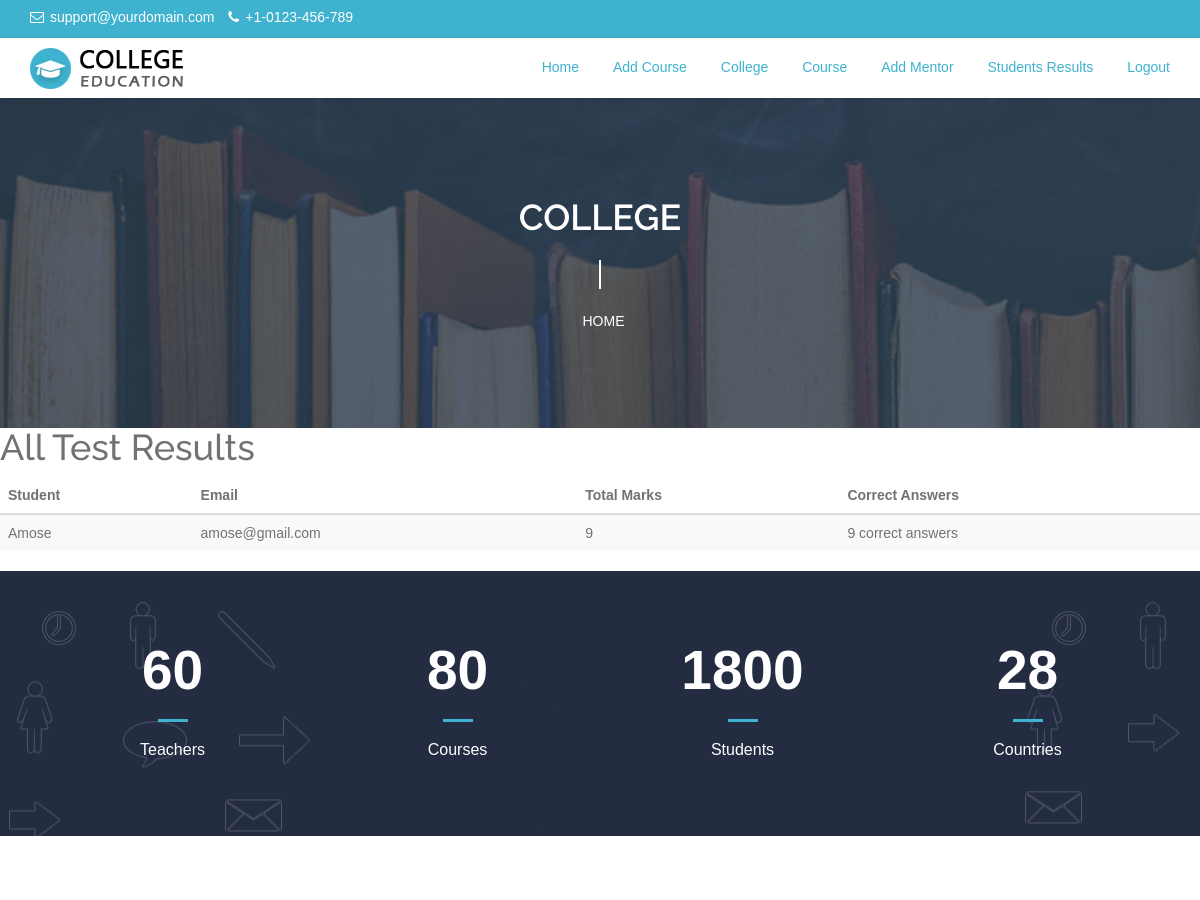
The page /std_results (upper part) on the database as committed earlier.
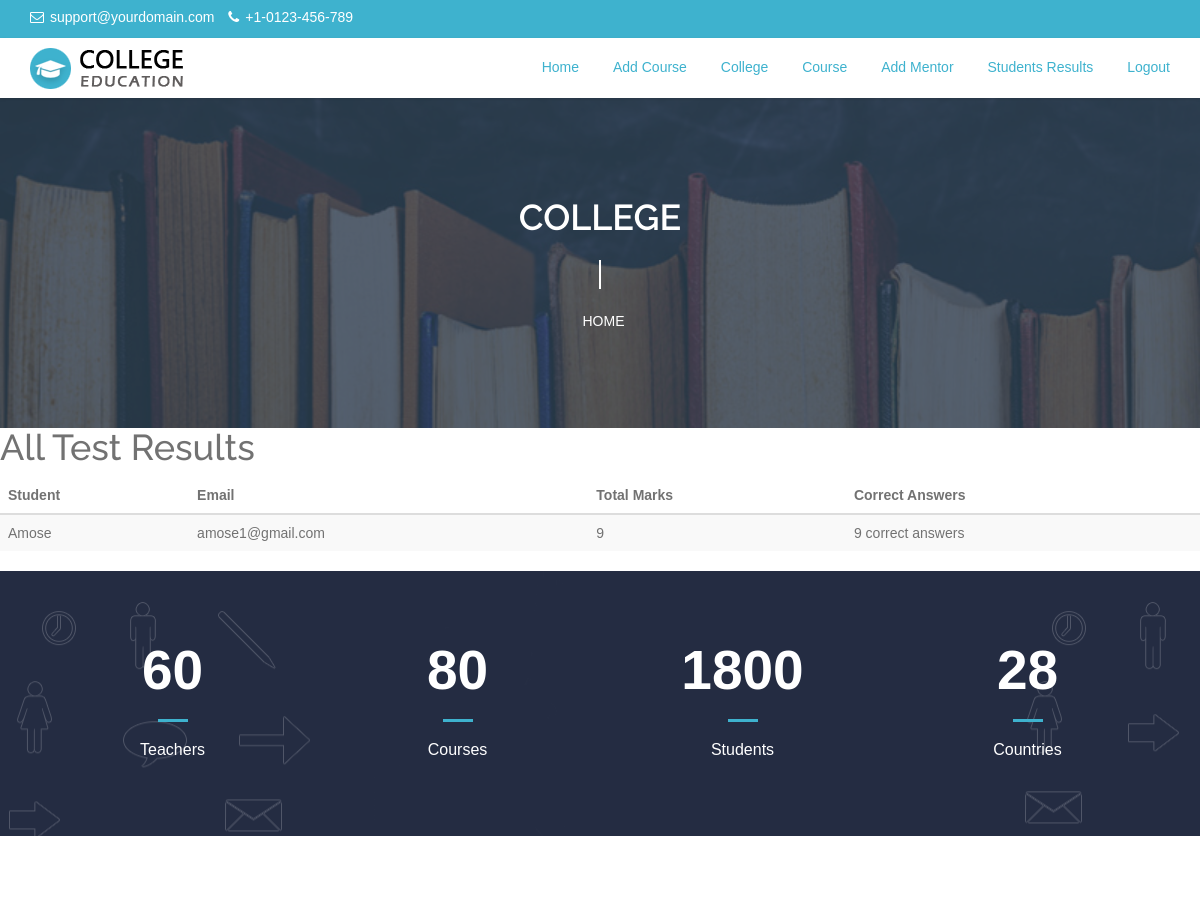
The same page on the database as committed later.
### myapp/models.py (models this page shows)
class Answer(models.Model):
    std=models.ForeignKey(Student,on_delete=models.CASCADE)
    one=models.IntegerField()
    two=models.IntegerField(blank=True,null=True)
    total_sum=models.IntegerField(default=0)

class Student(models.Model):
    user=models.ForeignKey(Login,on_delete=models.CASCADE)
    name=models.CharField(max_length=30,null=True)
    email=models.EmailField()
    password=models.CharField(max_length=30,null=True)
    phone=models.CharField(max_length=30,null=True)
    location=models.CharField(max_length=30,null=True)
    qualification=models.CharField(max_length=30,null=True)
    image=models.FileField(upload_to='file' ,null=True)

### myapp/views.py (the view)
# urls.py: path('std_results',views.std_results),
def std_results(request):
    data=Answer.objects.all()
    return render(request,'college/std_results.html',{'data':data})

### templates/college/std_results.html
{% extends 'college/common.html' %}
{% block content %}
  <h1>All Test Results</h1>
  <table class="table table-striped">
    <thead>
      <tr>
        <th>Student</th>
        <th>Email</th>
        <th>Total Marks</th>
        <th>Correct Answers</th>
      </tr>
    </thead>
    <tbody>
      {% for i in data %}
        <tr>
          <td>{{ i.std.name }}</td>
          <td>{{ i.std.email }}</td>
          <td>{{ i.total_sum }}</td>
          <td>{{ i.one }} correct answers</td>
        </tr>
      {% endfor %}
    </tbody>
  </table>
{% endblock %}

Rows that differ between the two databases and show on the page:
changed through a linked row, Answer "Amose": std.email "amose@gmail.com" → "amose1@gmail.com"
